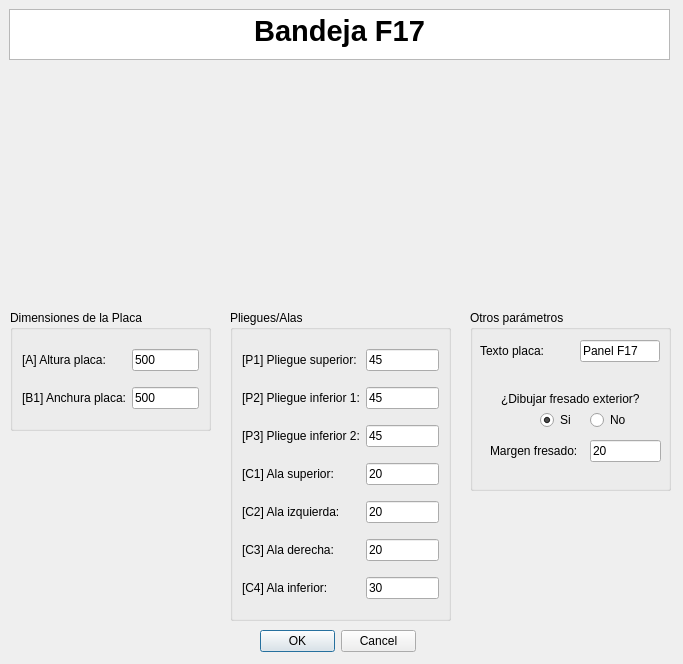
<?xml version="1.0" encoding="UTF-8"?>
<ui version="4.0">
 <class>MyPositionDialog</class>
 <widget class="QDialog" name="MyPositionDialog">
  <property name="geometry">
   <rect>
    <x>0</x>
    <y>0</y>
    <width>683</width>
    <height>664</height>
   </rect>
  </property>
  <property name="windowTitle">
   <string>Enter Position</string>
  </property>
  <property name="whatsThis">
   <string>&lt;html&gt;&lt;head/&gt;&lt;body&gt;&lt;p&gt;Esta ventana de KSDpanel te permite introducir todas las medidas correspondientes del panel seleccionado.&lt;/p&gt;&lt;p&gt;Recuerda que todas las medidas deben de ir en milimetros (mm).&lt;/p&gt;&lt;/body&gt;&lt;/html&gt;</string>
  </property>
  <widget class="QDialogButtonBox" name="buttonBox">
   <property name="geometry">
    <rect>
     <x>260</x>
     <y>630</y>
     <width>156</width>
     <height>23</height>
    </rect>
   </property>
   <property name="orientation">
    <enum>Qt::Horizontal</enum>
   </property>
   <property name="standardButtons">
    <set>QDialogButtonBox::Cancel|QDialogButtonBox::Ok</set>
   </property>
  </widget>
  <widget class="QTextBrowser" name="textBrowser">
   <property name="geometry">
    <rect>
     <x>9</x>
     <y>9</y>
     <width>661</width>
     <height>51</height>
    </rect>
   </property>
   <property name="html">
    <string>&lt;!DOCTYPE HTML PUBLIC &quot;-//W3C//DTD HTML 4.0//EN&quot; &quot;http://www.w3.org/TR/REC-html40/strict.dtd&quot;&gt;
&lt;html&gt;&lt;head&gt;&lt;meta name=&quot;qrichtext&quot; content=&quot;1&quot; /&gt;&lt;style type=&quot;text/css&quot;&gt;
p, li { white-space: pre-wrap; }
&lt;/style&gt;&lt;/head&gt;&lt;body style=&quot; font-family:'MS Shell Dlg 2'; font-size:8.25pt; font-weight:400; font-style:normal;&quot;&gt;
&lt;p align=&quot;center&quot; style=&quot; margin-top:0px; margin-bottom:0px; margin-left:0px; margin-right:0px; -qt-block-indent:0; text-indent:0px;&quot;&gt;&lt;span style=&quot; font-size:22pt; font-weight:600;&quot;&gt;Bandeja F17&lt;/span&gt;&lt;/p&gt;&lt;/body&gt;&lt;/html&gt;</string>
   </property>
  </widget>
  <widget class="QGroupBox" name="groupBox_2">
   <property name="geometry">
    <rect>
     <x>230</x>
     <y>310</y>
     <width>221</width>
     <height>311</height>
    </rect>
   </property>
   <property name="styleSheet">
    <string notr="true">font: 10pt &quot;MS Shell Dlg 2&quot;;</string>
   </property>
   <property name="title">
    <string>Pliegues/Alas</string>
   </property>
   <layout class="QGridLayout" name="gridLayout_2">
    <item row="10" column="0">
     <widget class="QLabel" name="label_12">
      <property name="text">
       <string>[C4] Ala inferior:</string>
      </property>
     </widget>
    </item>
    <item row="10" column="1">
     <widget class="QLineEdit" name="alaInferiorUI">
      <property name="text">
       <string>30</string>
      </property>
     </widget>
    </item>
    <item row="0" column="1">
     <widget class="QLineEdit" name="pliegueSuperiorUI">
      <property name="text">
       <string>45</string>
      </property>
     </widget>
    </item>
    <item row="5" column="1">
     <widget class="QLineEdit" name="alaSuperiorUI">
      <property name="text">
       <string>20</string>
      </property>
     </widget>
    </item>
    <item row="8" column="1">
     <widget class="QLineEdit" name="alaDerechaUI">
      <property name="text">
       <string>20</string>
      </property>
     </widget>
    </item>
    <item row="0" column="0">
     <widget class="QLabel" name="label_13">
      <property name="text">
       <string>[P1] Pliegue superior:</string>
      </property>
     </widget>
    </item>
    <item row="2" column="0">
     <widget class="QLabel" name="label_14">
      <property name="text">
       <string>[P2] Pliegue inferior 1:</string>
      </property>
     </widget>
    </item>
    <item row="8" column="0">
     <widget class="QLabel" name="label_19">
      <property name="text">
       <string>[C3] Ala derecha:</string>
      </property>
     </widget>
    </item>
    <item row="4" column="1">
     <widget class="QLineEdit" name="pliegueInf2UI">
      <property name="text">
       <string>45</string>
      </property>
     </widget>
    </item>
    <item row="2" column="1">
     <widget class="QLineEdit" name="pliegueInf1UI">
      <property name="text">
       <string>45</string>
      </property>
     </widget>
    </item>
    <item row="4" column="0">
     <widget class="QLabel" name="label_15">
      <property name="text">
       <string>[P3] Pliegue inferior 2:</string>
      </property>
     </widget>
    </item>
    <item row="5" column="0">
     <widget class="QLabel" name="label_11">
      <property name="text">
       <string>[C1] Ala superior:</string>
      </property>
     </widget>
    </item>
    <item row="6" column="0">
     <widget class="QLabel" name="label_20">
      <property name="text">
       <string>[C2] Ala izquierda:</string>
      </property>
     </widget>
    </item>
    <item row="6" column="1">
     <widget class="QLineEdit" name="alaIzquierdaUI">
      <property name="text">
       <string>20</string>
      </property>
     </widget>
    </item>
   </layout>
  </widget>
  <widget class="QLabel" name="imagenPanelUI">
   <property name="geometry">
    <rect>
     <x>210</x>
     <y>70</y>
     <width>261</width>
     <height>231</height>
    </rect>
   </property>
   <property name="text">
    <string/>
   </property>
   <property name="pixmap">
    <pixmap>../imagenes/REF_020cotas.jpg</pixmap>
   </property>
   <property name="scaledContents">
    <bool>true</bool>
   </property>
   <property name="wordWrap">
    <bool>false</bool>
   </property>
   <property name="margin">
    <number>0</number>
   </property>
   <property name="openExternalLinks">
    <bool>false</bool>
   </property>
  </widget>
  <widget class="QGroupBox" name="groupBox_3">
   <property name="geometry">
    <rect>
     <x>10</x>
     <y>310</y>
     <width>201</width>
     <height>121</height>
    </rect>
   </property>
   <property name="styleSheet">
    <string notr="true">font: 10pt &quot;MS Shell Dlg 2&quot;;</string>
   </property>
   <property name="title">
    <string>Dimensiones de la Placa</string>
   </property>
   <layout class="QGridLayout" name="gridLayout">
    <item row="0" column="1">
     <widget class="QLabel" name="label_8">
      <property name="text">
       <string>[A] Altura placa:</string>
      </property>
     </widget>
    </item>
    <item row="1" column="1">
     <widget class="QLabel" name="label_4">
      <property name="text">
       <string>[B1] Anchura placa:</string>
      </property>
     </widget>
    </item>
    <item row="1" column="2">
     <widget class="QLineEdit" name="anchuraPlacaUI">
      <property name="text">
       <string>500</string>
      </property>
     </widget>
    </item>
    <item row="0" column="2">
     <widget class="QLineEdit" name="alturaPlacaUI">
      <property name="text">
       <string>500</string>
      </property>
     </widget>
    </item>
   </layout>
  </widget>
  <widget class="QGroupBox" name="groupBox_4">
   <property name="geometry">
    <rect>
     <x>470</x>
     <y>310</y>
     <width>201</width>
     <height>181</height>
    </rect>
   </property>
   <property name="styleSheet">
    <string notr="true">font: 10pt &quot;MS Shell Dlg 2&quot;;</string>
   </property>
   <property name="title">
    <string>Otros parámetros</string>
   </property>
   <widget class="QLabel" name="label">
    <property name="geometry">
     <rect>
      <x>10</x>
      <y>30</y>
      <width>95</width>
      <height>22</height>
     </rect>
    </property>
    <property name="text">
     <string>Texto placa:</string>
    </property>
   </widget>
   <widget class="QLineEdit" name="textoDescriptivoA0UI">
    <property name="geometry">
     <rect>
      <x>110</x>
      <y>30</y>
      <width>80</width>
      <height>22</height>
     </rect>
    </property>
    <property name="text">
     <string>Panel F17</string>
    </property>
   </widget>
   <widget class="QRadioButton" name="noCrearFresadoUI">
    <property name="geometry">
     <rect>
      <x>120</x>
      <y>100</y>
      <width>38</width>
      <height>20</height>
     </rect>
    </property>
    <property name="text">
     <string>No</string>
    </property>
   </widget>
   <widget class="QLineEdit" name="margenFresadoUI">
    <property name="geometry">
     <rect>
      <x>120</x>
      <y>130</y>
      <width>71</width>
      <height>22</height>
     </rect>
    </property>
    <property name="text">
     <string>20</string>
    </property>
   </widget>
   <widget class="QRadioButton" name="crearFresadoUI">
    <property name="geometry">
     <rect>
      <x>70</x>
      <y>100</y>
      <width>34</width>
      <height>20</height>
     </rect>
    </property>
    <property name="text">
     <string>Si</string>
    </property>
    <property name="checked">
     <bool>true</bool>
    </property>
   </widget>
   <widget class="QLabel" name="label_2">
    <property name="geometry">
     <rect>
      <x>31</x>
      <y>81</y>
      <width>148</width>
      <height>16</height>
     </rect>
    </property>
    <property name="mouseTracking">
     <bool>false</bool>
    </property>
    <property name="text">
     <string>¿Dibujar fresado exterior?</string>
    </property>
    <property name="buddy">
     <cstring>label_2</cstring>
    </property>
   </widget>
   <widget class="QLabel" name="label_3">
    <property name="geometry">
     <rect>
      <x>20</x>
      <y>130</y>
      <width>107</width>
      <height>22</height>
     </rect>
    </property>
    <property name="text">
     <string>Margen fresado:</string>
    </property>
   </widget>
  </widget>
  <zorder>groupBox_2</zorder>
  <zorder>buttonBox</zorder>
  <zorder>textBrowser</zorder>
  <zorder>imagenPanelUI</zorder>
  <zorder>groupBox_3</zorder>
  <zorder>groupBox_4</zorder>
 </widget>
 <resources/>
 <connections>
  <connection>
   <sender>buttonBox</sender>
   <signal>accepted()</signal>
   <receiver>MyPositionDialog</receiver>
   <slot>accept()</slot>
   <hints>
    <hint type="sourcelabel">
     <x>248</x>
     <y>254</y>
    </hint>
    <hint type="destinationlabel">
     <x>157</x>
     <y>274</y>
    </hint>
   </hints>
  </connection>
  <connection>
   <sender>buttonBox</sender>
   <signal>rejected()</signal>
   <receiver>MyPositionDialog</receiver>
   <slot>reject()</slot>
   <hints>
    <hint type="sourcelabel">
     <x>316</x>
     <y>260</y>
    </hint>
    <hint type="destinationlabel">
     <x>286</x>
     <y>274</y>
    </hint>
   </hints>
  </connection>
 </connections>
</ui>
